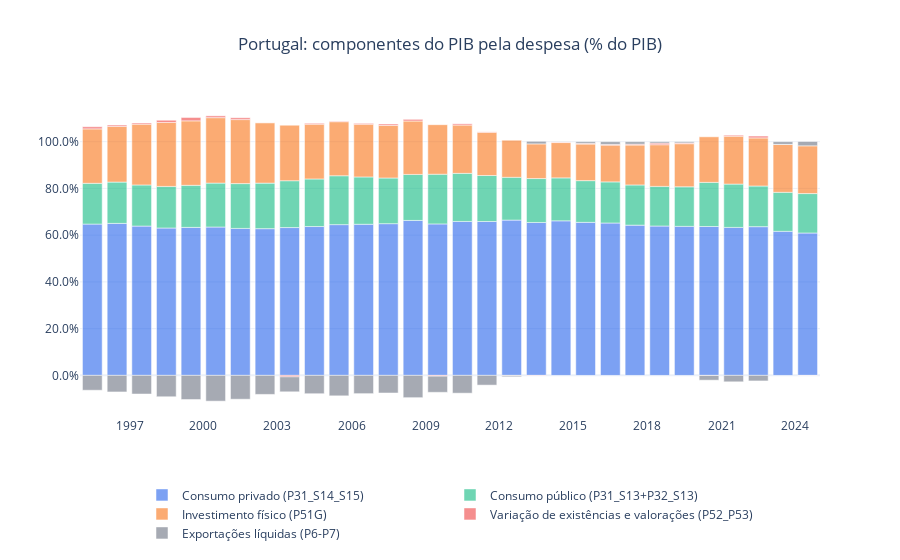

The code cell stored with this chart in its notebook:
### Code cell
import plotly.graph_objects as go

df = y.dropna(subset=["B1GQ"]).sort_values("time").copy()
df["public_consumption"] = df["P31_S13"] + df["P32_S13"]
df["net_exports"] = df["P6"] - df["P7"]
df["time"] = df["time"] - pd.DateOffset(months=6)

components = [
    ("P31_S14_S15", "Consumo privado (P31_S14_S15)"),
    ("public_consumption", "Consumo público (P31_S13+P32_S13)"),
    ("P51G", "Investimento físico (P51G)"),
    ("P52_P53", "Variação de existências e valorações (P52_P53)"),
    ("net_exports", "Exportações líquidas (P6-P7)"),
]

colors = {
    "P31_S14_S15": "rgba(37, 99, 235, 0.6)",
    "public_consumption": "rgba(16, 185, 129, 0.6)",
    "P51G": "rgba(249, 115, 22, 0.6)",
    "P52_P53": "rgba(239, 68, 68, 0.6)",
    "net_exports": "rgba(107, 114, 128, 0.6)",
}

for col, _ in components:
    df[f"{col}_share"] = df[col] / df["B1GQ"] * 100

fig = go.Figure()
for col, label in components:
    fig.add_trace(
        go.Bar(
            x=df["time"],
            y=df[f"{col}_share"],
            name=label,
            marker_color=colors[col],
        )
    )

fig.update_layout(
    barmode="relative",
    template="plotly_white",
    title="Portugal: componentes do PIB pela despesa (% do PIB)",
    title_x=0.5,
    legend_title_text="",
    xaxis_title="",
    yaxis_title="",
    legend=dict(orientation="h", x=0.5, y=-0.2, xanchor="center", yanchor="top", bgcolor="rgba(0,0,0,0)", borderwidth=0),
)
fig.update_xaxes(dtick="M36", tickformat="%Y", hoverformat="%Y")
fig.update_yaxes(tickformat=".1f", ticksuffix="%")
fig.show()
